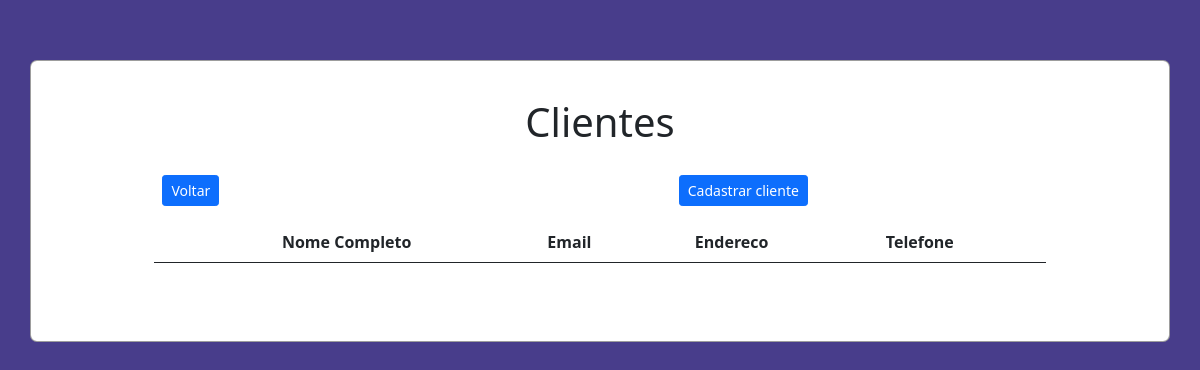
Before: /src/views/clientes.php with the older database file.
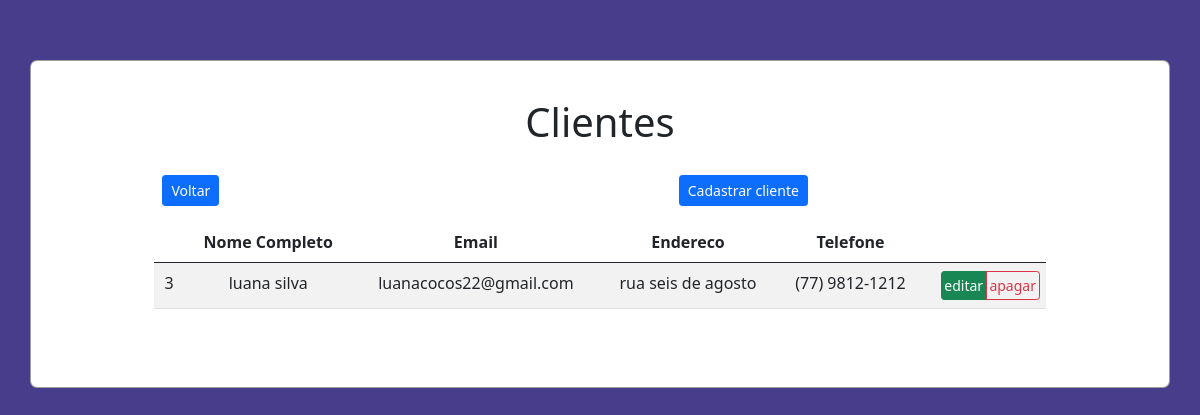
After: the same page with the newer database file.
### tables this page shows
CREATE TABLE `cliente` (
  `idcliente` int(11) NOT NULL,
  `nome` varchar(200) NOT NULL,
  `email` varchar(200) NOT NULL,
  `endereco` varchar(200) NOT NULL,
  `telefone` varchar(200) NOT NULL
);

### src/controller/ClientesController.php (called while the page is built, shortened)
<?php
require_once '../model/cliente.php';
require_once '../model/Database.php';
class ClientesController extends cliente
{
    protected $tabela = 'cliente';
    public function findAll()
    {
        $query = "SELECT * FROM $this->tabela";
        $stm = Database::prepare($query);
        $stm->execute();
        $clientes = array();
        foreach ($stm->fetchAll() as $cliente) {
            $clientes[] = new cliente($cliente->idcliente, $cliente->nome, $cliente->email, $cliente->endereco, $cliente->telefone);
        }
        return $clientes;
    }
}

### src/model/Database.php (called while the page is built, shortened)
<?php
class Database
{
    private static $instance;
    public static function getInstance()
    {
        if (!isset(self::$instance)) {
            try {
                self::$instance = new PDO('mysql:host=' . HOST . '; dbname=' . BASE, USER, PASS);
                self::$instance->setAttribute(PDO::ATTR_ERRMODE, PDO::ERRMODE_EXCEPTION);
                self::$instance->setAttribute(PDO::ATTR_DEFAULT_FETCH_MODE, PDO::FETCH_OBJ);
            } catch (PDOException $error) {
                echo $error->getMessage();
            }
        }
        return self::$instance;
    }
    public static function prepare($sql)
    {
        return self::getInstance()->prepare($sql);
    }
}

### src/model/cliente.php (called while the page is built, shortened)
<?php
class cliente
{
    private $idcliente;
    private $nome;
    private $email;
    private $endereco;
    private $telefone;
    public function __construct($idcliente, $nome, $email,$endereco,$telefone)
    {
        $this->idcliente = $idcliente;
        $this->nome = $nome;
        $this->email = $email;
        $this->endereco = $endereco;
        $this->telefone = $telefone;
    }
    public function getidcliente()
    {
        return $this->idcliente;
    }
    public function getNome()
    {
        return $this->nome;
    }
    public function getemail()
    {
        return $this->email;
    }
    public function getendereco()
    {
        return $this->endereco;
    }
    public function gettelefone()
    {
        return $this->telefone;
    }
}

### src/views/clientes.php (the view, shortened to what this page needs)
<?php
    require '../controller/ClientesController.php';
    $clientes = new ClientesController();
?>
<!DOCTYPE html>
<html lang="pt_br">
<head>
    <link href="https://cdn.jsdelivr.net/npm/bootstrap@5.0.1/dist/css/bootstrap.min.css" rel="stylesheet">
    <link rel="stylesheet" href="../../public/styles/main.css">
</head>
<body class="text-center">
    <div class="container">
        <h1 class="p-1 title">Clientes</h1>
        <div class="menu p-2">
            <a href="../../index.php" class="btn btn-sm btn-primary">Voltar</a><br><br>
            <a href="./cadastrarCliente.php" class="btn btn-sm btn-primary">Cadastrar cliente</a><br>
        </div>
        <table class="table table-striped " id="table">
            <thead>
                <tr>
                    <th></th>
                    <th>Nome Completo</th>
                    <th>Email</th>
                    <th>Endereco</th>
                    <th>Telefone</th>
                    <th> </th>
                </tr>
            </thead>
            <tbody>
                <?php
                foreach ($clientes->findAll() as $cliente) : ?>
                    <tr>
                        <td> <?= $cliente->getidcliente() ?> </td>
                        <td> <?= $cliente->getNome() ?> </td>
                        <td> <?= $cliente->getemail() ?> </td>
                        <td> <?= $cliente->getendereco() ?> </td>
                        <td> <?= $cliente->gettelefone() ?> </td>
                        <td>
                            <div class="btn-group btn-group-sm">
                                <a href="./editarCliente.php?id=<?= $cliente->getidcliente() ?>" class="btn btn-success">editar</a><br>
                                <a href="./apagarCliente.php?id=<?= $cliente->getidcliente() ?>" onclick="return confirm('Tem certeza de que deseja excluir este item?');"class="btn btn-outline-danger">apagar</a>
                            </div>
                        </td>
                    </tr>
                <?php endforeach; ?>
            </tbody>
        </table>
    </div>
</body>
</html>

Changed rows visible on the page:
added cliente: idcliente "3", nome "luana silva", email "luanacocos22@gmail.com", endereco "rua seis de agosto", telefone "(77) 9812-1212"
